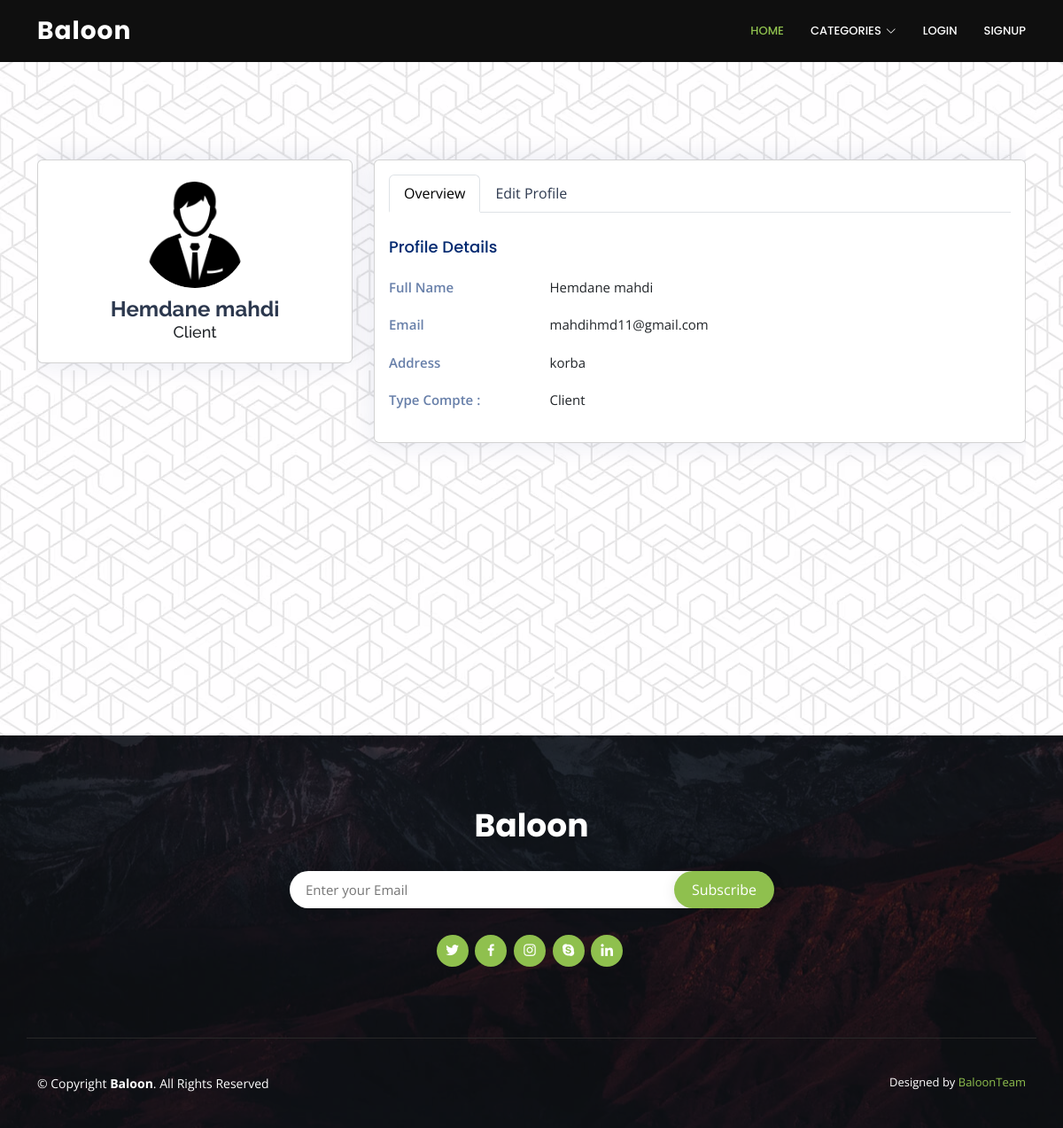
The app's page /account/profile/25 with its own data.
### users_app/models.py (models this page shows, shortened)
class Users(models.Model):
    email = models.CharField(max_length=255)
    USER_TYPES = [
        ('Client', 'Client'),
        ('Organisateur', 'Organisateur'),
        ('Admin', 'Admin'),
    ]
    user_type = models.CharField(max_length=255, choices=USER_TYPES)  # Client | Organisateur | Admininstrateur
    addresse = models.CharField(max_length=500)
    profile_img = models.ImageField(default='profile_img_default.png', blank=True)

class Client(Users):
    nom = models.CharField(max_length=255)
    prenom = models.CharField(max_length=255)

### users_app/views.py (the view)
# urls.py: path('profile/<int:id>', views.profile_view, name='profile'),
def profile_view(request, id):
    profile = Client.objects.get(id=id)
    return render(request, 'users_app/profile_user.html', {'profile': profile})

### templates/users_app/profile_user.html
{% extends "base.html" %}
{% load static %}
{% block content %}
    <section class="section profile">
      <div class="row">
        <div class="col-xl-4">
          <div class="card">
            <div class="card-body profile-card pt-4 d-flex flex-column align-items-center">
              <img src="{{profile.profile_img.url}}" alt="Profile" class="rounded-circle">
              <h2>{{profile.nom}}  {{profile.prenom}}</h2>
              <h3>{{profile.user_type}}</h3>
            </div>
          </div>
        </div>
        <div class="col-xl-8">
          <div class="card">
            <div class="card-body pt-3">
              <ul class="nav nav-tabs nav-tabs-bordered">
                <li class="nav-item">
                  <a class="nav-link active" href="{% url 'profile' request.user.id %}">Overview</a>
                </li>
                <li class="nav-item">
                  <a class="nav-link"  href="{% url 'modifier_profil' profile.id%}">Edit Profile</a>
                </li>
              </ul>
              <div class="tab-content pt-2">
                <div class="tab-pane fade show active profile-overview" id="profile-overview">
                  <h5 class="card-title">Profile Details</h5>
                  <div class="row">
                    <div class="col-lg-3 col-md-4 label ">Full Name</div>
                    <div class="col-lg-9 col-md-8">{{profile.nom}} {{profile.prenom}}</div>
                  </div>
                  <div class="row">
                    <div class="col-lg-3 col-md-4 label">Email</div>
                    <div class="col-lg-9 col-md-8">{{profile.email}}</div>
                  </div>
                  <div class="row">
                    <div class="col-lg-3 col-md-4 label">Address</div>
                    <div class="col-lg-9 col-md-8">{{profile.addresse}}</div>
                  </div>
                  <div class="row">
                    <div class="col-lg-3 col-md-4 label">Type Compte :</div>
                    <div class="col-lg-9 col-md-8">{{profile.user_type}}</div>
                  </div>
                </div>
              </div>
            </div>
          </div>
        </div>
      </div>
    </section>
{% endblock content %}

### statics/assets/css/style.css (style rules this page uses)
:root { scroll-behavior: smooth; }
body { font-family: "Open Sans", sans-serif; background: #f6f9ff; color: #444444; }
a { color: #4154f1; text-decoration: none; }
h1, h2, h3, h4, h5, h6 { font-family: "Nunito", sans-serif; }
.card { margin-bottom: 30px; border: none; border-radius: 5px; box-shadow: 0px 0 30px rgba(1, 41, 112, 0.1); }
.card-title { padding: 20px 0 15px 0; font-size: 18px; font-weight: 500; color: #012970; font-family: "Poppins", sans-serif; }
.card-body { padding: 0 20px 20px 20px; }
.nav-tabs-bordered { border-bottom: 2px solid #ebeef4; }
.nav-tabs-bordered .nav-link { margin-bottom: -2px; border: none; color: #2c384e; }
.nav-tabs-bordered .nav-link.active { background-color: #fff; color: #4154f1; border-bottom: 2px solid #4154f1; }
.profile .profile-card img { max-width: 120px; }
.profile .profile-card h2 { font-size: 24px; font-weight: 700; color: #2c384e; margin: 10px 0 0 0; }
.profile .profile-card h3 { font-size: 18px; }
.profile .profile-overview .row { margin-bottom: 20px; font-size: 15px; }
.profile .profile-overview .card-title { color: #012970; }
.profile .profile-overview .label { font-weight: 600; color: rgba(1, 41, 112, 0.6); }

### statics/header/assets/css/style.css (style rules this page uses)
body { font-family: "Open Sans", sans-serif; color: #444444; }
a { text-decoration: none; color: #8fc04e; }
h1, h2, h3, h4, h5, h6 { font-family: "Raleway", sans-serif; }
section { padding: 60px 0; overflow: hidden; }

### records on screen
Users: profile_img (placeholder picture), user_type "Client", email "mahdihmd11@gmail.com", addresse "korba"
Client: nom "Hemdane", prenom "mahdi"
